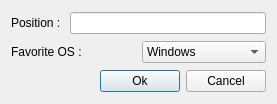
<?xml version="1.0" encoding="UTF-8"?>
<ui version="4.0">
 <class>InfoDialog</class>
 <widget class="QDialog" name="InfoDialog">
  <property name="geometry">
   <rect>
    <x>0</x>
    <y>0</y>
    <width>277</width>
    <height>104</height>
   </rect>
  </property>
  <property name="windowTitle">
   <string>Dialog</string>
  </property>
  <layout class="QVBoxLayout" name="verticalLayout">
   <item>
    <layout class="QHBoxLayout" name="horizontalLayout">
     <item>
      <widget class="QLabel" name="label">
       <property name="text">
        <string>Position : </string>
       </property>
      </widget>
     </item>
     <item>
      <widget class="QLineEdit" name="position_line_edit"/>
     </item>
    </layout>
   </item>
   <item>
    <layout class="QHBoxLayout" name="horizontalLayout_2">
     <item>
      <widget class="QLabel" name="label_2">
       <property name="text">
        <string>Favorite OS : </string>
       </property>
      </widget>
     </item>
     <item>
      <widget class="QComboBox" name="favorite_os_combo_box">
       <item>
        <property name="text">
         <string>Windows</string>
        </property>
       </item>
       <item>
        <property name="text">
         <string>Linux</string>
        </property>
       </item>
       <item>
        <property name="text">
         <string>Mac</string>
        </property>
       </item>
      </widget>
     </item>
    </layout>
   </item>
   <item>
    <layout class="QHBoxLayout" name="horizontalLayout_3">
     <item>
      <spacer name="horizontalSpacer">
       <property name="orientation">
        <enum>Qt::Horizontal</enum>
       </property>
       <property name="sizeHint" stdset="0">
        <size>
         <width>40</width>
         <height>20</height>
        </size>
       </property>
      </spacer>
     </item>
     <item>
      <widget class="QPushButton" name="ok_button">
       <property name="text">
        <string>Ok</string>
       </property>
      </widget>
     </item>
     <item>
      <widget class="QPushButton" name="cancel_button">
       <property name="text">
        <string>Cancel</string>
       </property>
      </widget>
     </item>
    </layout>
   </item>
  </layout>
 </widget>
 <resources/>
 <connections/>
</ui>
